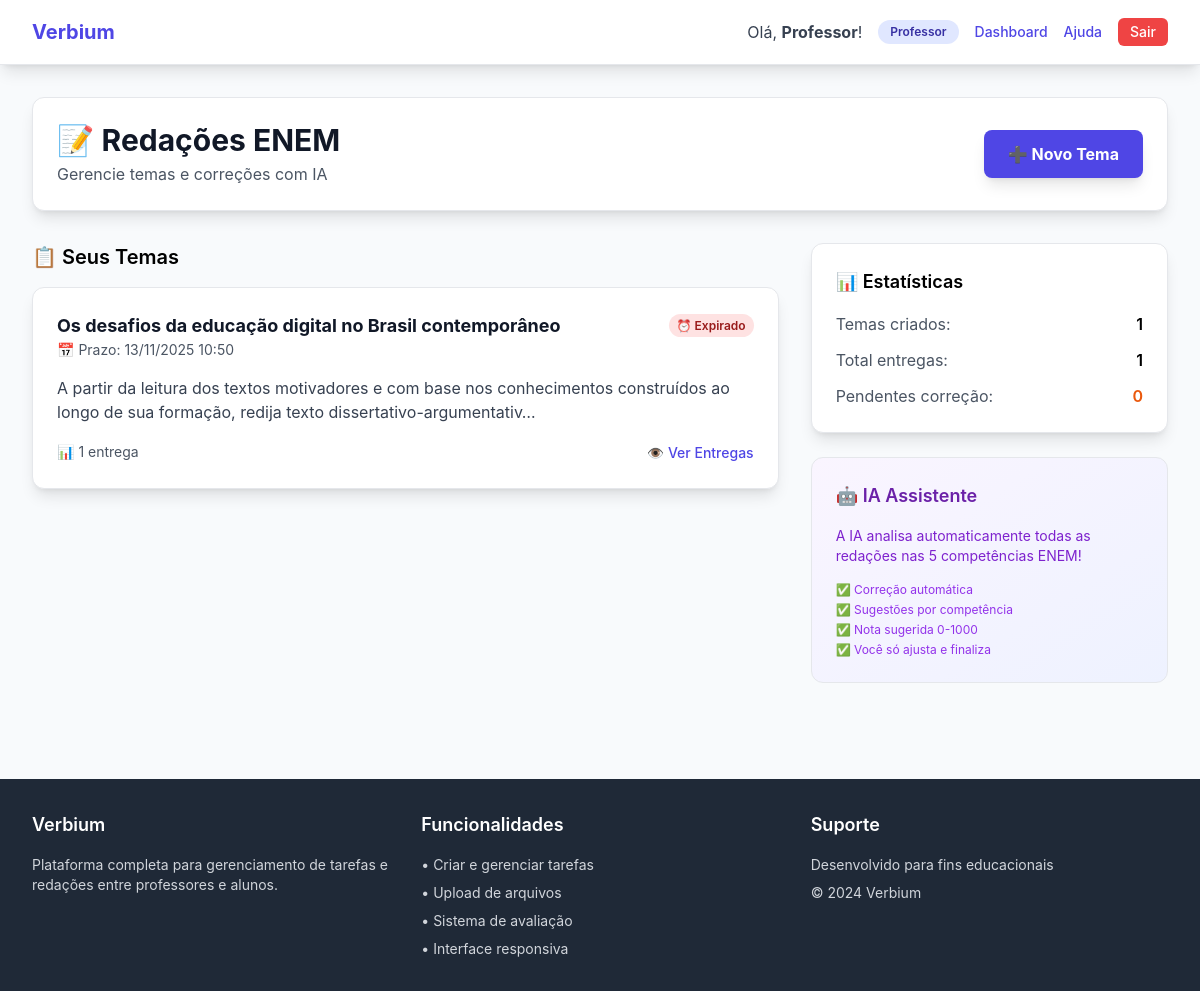
Page /redacoes/ (signed in) on the earlier database version.
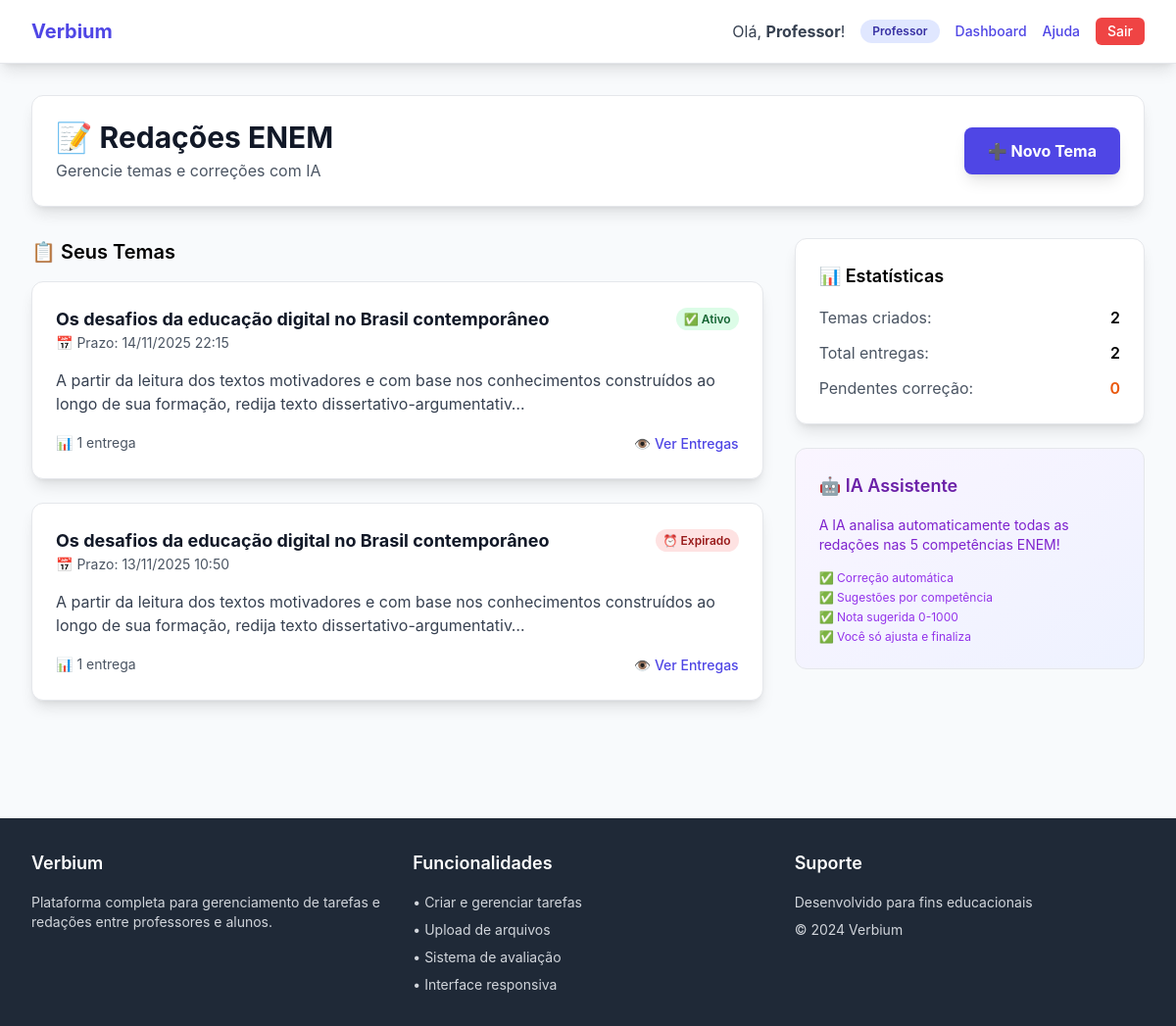
Same page on the later database version.
### tarefas/models_redacao.py (models this page shows, shortened)
class RedacaoTema(models.Model):
    professor = models.ForeignKey(User, on_delete=models.CASCADE,
                                  limit_choices_to={'is_superuser': True},
                                  related_name='temas_redacao')
    titulo = models.CharField(max_length=200, verbose_name='Título do Tema')
    enunciado = models.TextField(verbose_name='Enunciado Completo')
    textos_apoio = models.TextField(blank=True, verbose_name='Textos de Apoio')
    arquivo_tema = models.FileField(upload_to='redacao_temas/', blank=True, null=True, verbose_name='Arquivo do Tema (PDF)')
    data_publicacao = models.DateTimeField(default=timezone.now)
    data_expiracao = models.DateTimeField(verbose_name='Prazo de Entrega')
    palavras_min = models.IntegerField(default=200, verbose_name='Mínimo de Palavras')
    palavras_max = models.IntegerField(default=500, verbose_name='Máximo de Palavras')
    ativo = models.BooleanField(default=True)
    class Meta:
        verbose_name = 'Tema de Redação'
        verbose_name_plural = 'Temas de Redação'
        ordering = ['-data_publicacao']
    def is_expired(self):
        return self.data_expiracao < timezone.now()

### tarefas/views_redacao.py (the view, shortened to what this page needs)
# urls.py: path('redacoes/', lista_redacoes, name='lista_redacoes'),
@login_required
def lista_redacoes(request):
    if request.user.is_superuser:
        temas = RedacaoTema.objects.filter(professor=request.user).order_by('-data_publicacao')
        return render(request, 'redacao/lista_professor.html', {'temas': temas})

### templates/redacao/lista_professor.html (shortened to what this page needs)
{% extends 'base.html' %}
{% block content %}
<div class="max-w-7xl mx-auto px-4 sm:px-6 lg:px-8 py-8">
    <header class="mb-8 bg-white p-6 rounded-xl shadow-lg border">
        <div class="flex justify-between items-center">
            <div>
                <h1 class="text-3xl font-bold text-gray-900">📝 Redações ENEM</h1>
                <p class="text-gray-600 mt-1">Gerencie temas e correções com IA</p>
            </div>
            <a href="{% url 'tarefas:criar_tema_redacao' %}" class="bg-indigo-600 hover:bg-indigo-700 text-white font-bold py-3 px-6 rounded-lg transition duration-200 shadow-lg">
                ➕ Novo Tema
            </a>
        </div>
    </header>
    <div class="grid grid-cols-1 lg:grid-cols-3 gap-8">
        <div class="lg:col-span-2">
            <h2 class="text-xl font-semibold mb-4">📋 Seus Temas</h2>
            {% for tema in temas %}
            <div class="bg-white p-6 rounded-xl shadow-lg border mb-6">
                <div class="flex justify-between items-start mb-4">
                    <div>
                        <h3 class="text-lg font-bold text-gray-900">{{ tema.titulo }}</h3>
                        <p class="text-sm text-gray-600">📅 Prazo: {{ tema.data_expiracao|date:"d/m/Y H:i" }}</p>
                    </div>
                    <div class="text-right">
                        {% if tema.is_expired %}
                            <span class="px-2 py-1 bg-red-100 text-red-800 rounded-full text-xs font-semibold">⏰ Expirado</span>
                        {% else %}
                            <span class="px-2 py-1 bg-green-100 text-green-800 rounded-full text-xs font-semibold">✅ Ativo</span>
                        {% endif %}
                    </div>
                </div>
                <p class="text-gray-700 mb-4">{{ tema.enunciado|truncatechars:150 }}</p>
                <div class="flex justify-between items-center">
                    <div class="text-sm text-gray-600">
                        📊 {{ tema.entregas.count }} entrega{{ tema.entregas.count|pluralize }}
                    </div>
                    <div class="space-x-2">
                        <a href="{% url 'tarefas:entregas_tema' tema.id %}" class="text-indigo-600 hover:text-indigo-800 font-medium text-sm">👁️ Ver Entregas</a>
                    </div>
                </div>
            </div>
            {% endfor %}
        </div>
        <div class="lg:col-span-1">
            <div class="bg-white p-6 rounded-xl shadow-lg border mb-6">
                <h3 class="text-lg font-semibold mb-4">📊 Estatísticas</h3>
                <div class="space-y-3">
                    <div class="flex justify-between">
                        <span class="text-gray-600">Temas criados:</span>
                        <span class="font-semibold">{{ temas.count }}</span>
                    </div>
                    <div class="flex justify-between">
                        <span class="text-gray-600">Total entregas:</span>
                        <span class="font-semibold">{{ temas|length }}</span>
                    </div>
                    <div class="flex justify-between">
                        <span class="text-gray-600">Pendentes correção:</span>
                        <span class="font-semibold text-orange-600">0</span>
                    </div>
                </div>
            </div>
            <div class="bg-gradient-to-br from-purple-50 to-indigo-50 p-6 rounded-xl border">
                <h3 class="text-lg font-semibold mb-4 text-purple-800">🤖 IA Assistente</h3>
                <p class="text-sm text-purple-700 mb-4">A IA analisa automaticamente todas as redações nas 5 competências ENEM!</p>
                <ul class="text-xs text-purple-600 space-y-1">
                    <li>✅ Correção automática</li>
                    <li>✅ Sugestões por competência</li>
                    <li>✅ Nota sugerida 0-1000</li>
                    <li>✅ Você só ajusta e finaliza</li>
                </ul>
            </div>
        </div>
    </div>
</div>
{% endblock %}

Differences in the rows shown:
added RedacaoTema: titulo "Os desafios da educação digital no Brasil contemporâneo", data_expiracao "14/11/2025 22:15", shows "✅ Ativo", enunciado "A partir da leitura dos textos motivadores e com base nos conhecimentos construídos ao longo de sua formação, redija texto dissertativo-argumentativ…", entregas.count "1"
Other differences:
{{ temas.count }}: "1" → "2"
{{ temas|length }}: "1" → "2"
